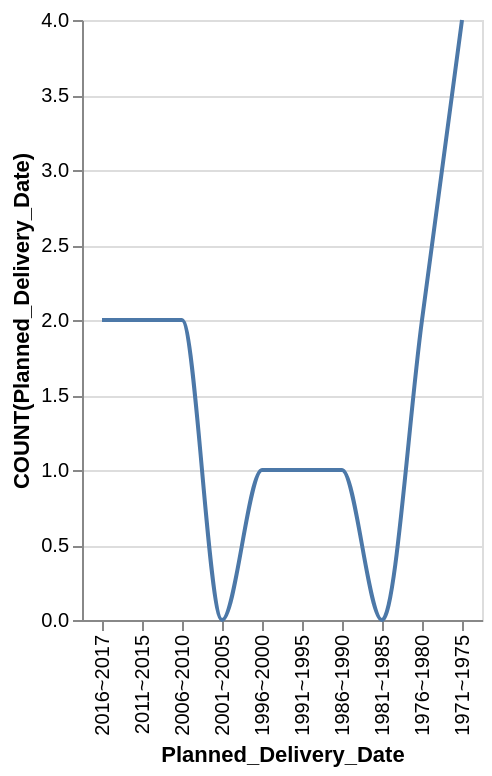

Write a Vega-Lite specification for this figure.
### Vega-Lite specification from a JSON file in a GitHub repository (floating-point values rounded to 4 significant figures)
{"data": {"values": [{"x_data": "2016~2017", "y_data": 2}, {"x_data": "2011~2015", "y_data": 2}, {"x_data": "2006~2010", "y_data": 2}, {"x_data": "2001~2005", "y_data": 0}, {"x_data": "1996~2000", "y_data": 1}, {"x_data": "1991~1995", "y_data": 1}, {"x_data": "1986~1990", "y_data": 1}, {"x_data": "1981~1985", "y_data": 0}, {"x_data": "1976~1980", "y_data": 2}, {"x_data": "1971~1975", "y_data": 4}]}, "mark": {"type": "line", "interpolate": "monotone"}, "encoding": {"x": {"field": "x_data", "type": "nominal", "title": "Planned_Delivery_Date", "sort": "descending"}, "y": {"field": "y_data", "type": "quantitative", "title": "COUNT(Planned_Delivery_Date)"}}}
